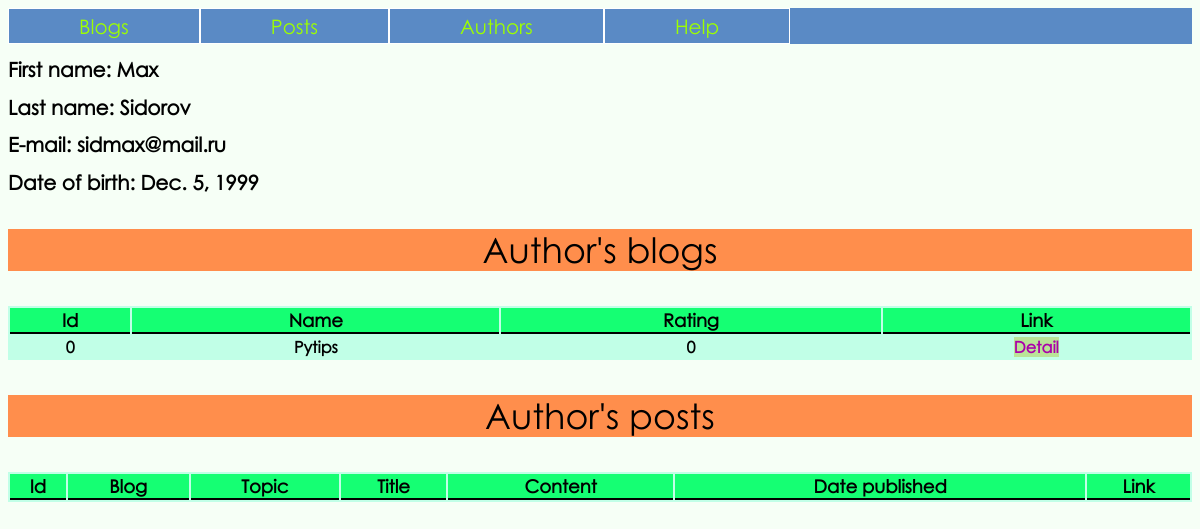
The page /author/0/ on the database as committed earlier.
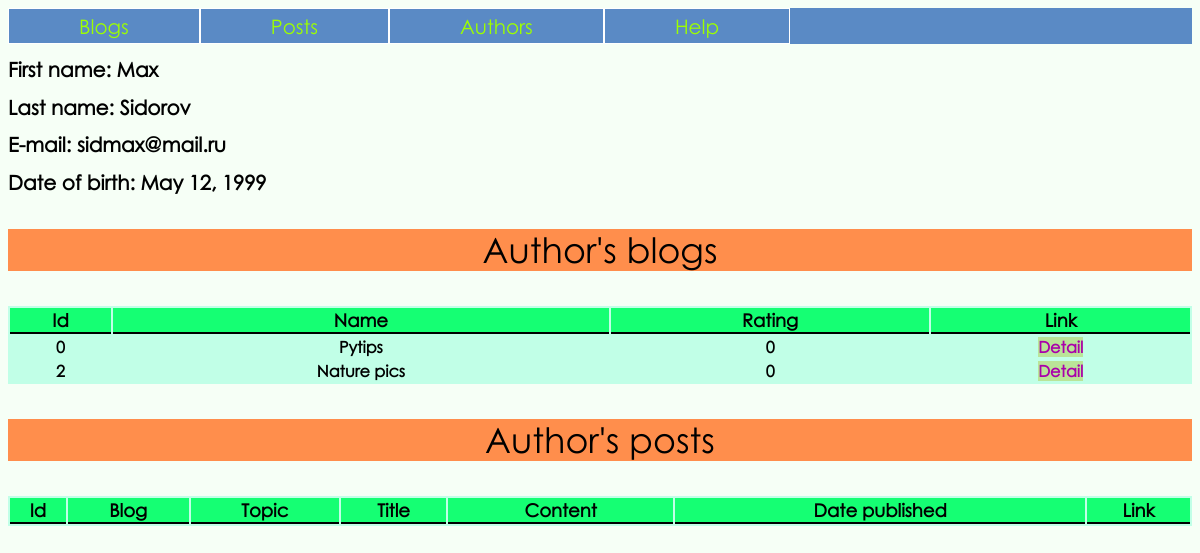
The same page on the database as committed later.
### blog/models.py (models this page shows, shortened)
class Author(models.Model):
	first_name = models.CharField('First name', max_length=25)
	last_name = models.CharField('Last name', max_length=35)
	email = models.CharField('Email', max_length=50)
	date_of_birth = models.DateField('Date of birth', max_length=8)

class Blog(models.Model):
	author = models.ForeignKey(Author, on_delete=models.CASCADE)
	name = models.CharField('Name', max_length=50)
	rating = models.IntegerField('Rating', default=0)

### blog/views.py (the view)
# urls.py: path('author/<int:author_id>/', views.author, name='author'),
def author(request, author_id):
	author = get_object_or_404(Author, pk=author_id)
	blogs = Blog.objects.filter(author=author)
	posts = Post.objects.filter(author=author)
	context = {
		'author': author,
		'posts': posts,
		'blogs': blogs
		}
	return render(request, 'blog/author_detail.html', context)

### blog/templates/blog/author_detail.html (shortened to what this page needs)
<!DOCTYPE html>
<html lang="en">
<head>
    {% load staticfiles %}
    <link rel="stylesheet" href="{% static 'blog/content/style.css' %}">
</head>
<body>
<ul class='nav'>
    <li class='nav'><a class='nav' href="{% url 'blog:index-page' %}">Blogs</a></li>
    <li class='nav'><a class='nav' href="{% url 'blog:posts' %}">Posts</a></li>
    <li class='nav'><a class='nav' href="{% url 'blog:authors' %}">Authors</a></li>
    <li class='nav'><a class='nav' href="{% url 'blog:help' %}">Help</a></li>
</ul>
<div>
	<h1>First name: {{ author.first_name }}</h1>
	<h1>Last name: {{ author.last_name }}</h1>
	<h1>E-mail: {{ author.email }}</h1>
	<h1>Date of birth: {{ author.date_of_birth }}</h1>
</div>
<p class='title'>Author's blogs</p>
<div>
	<table>
		<thead>
			<tr>
				<th>Id</th>
				<th>Name</th>
				<th>Rating</th>
				<th>Link</th>
			</tr>
		</thead>
		<tbody>
		{% for blog in blogs %}
			<tr>
				<th>{{ blog.id }}</th>
				<th>{{ blog.name }}</th>
				<th>{{ blog.rating }}</th>
				<th><a href="{% url 'blog:blog' blog.name %}">Detail</a></th>
			</tr>
		{% endfor %}
		</tbody>
	</table>
</div>
<p class='title'>Author's posts</p>
<div>
	<table>
		<thead>
			<tr>
				<th>Id</th>
				<th>Blog</th>
				<th>Topic</th>
				<th>Title</th>
				<th>Content</th>
				<th>Date published</th>
				<th>Link</th>
			</tr>
		</thead>
	</table>
</div>
</body>
</html>

Rows that differ between the two databases and show on the page:
changed Author "Max": date_of_birth "Dec. 5, 1999" → "May 12, 1999"
added Blog: id "2", name "Nature pics", rating "0"
